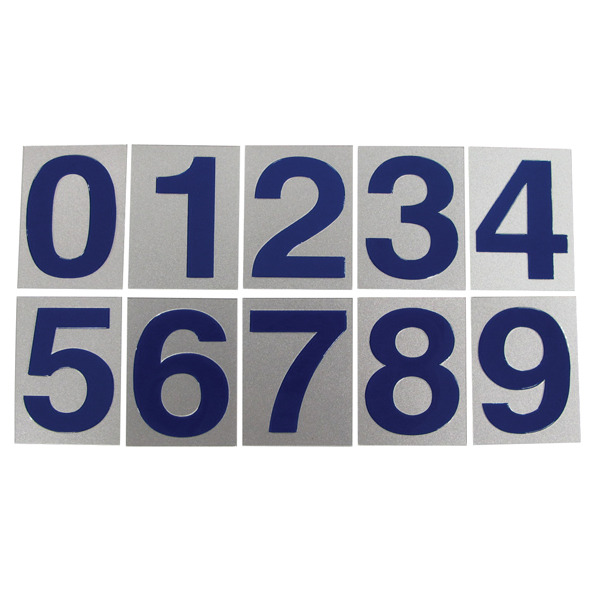
#> input picture CharacterDetect/num.jpg, 600 x 600 px
$ python charDetect.py   (older library calls are emulated)
#> lines starting #> are read from the running program, lines starting #| are printed output that depends on the picture; after the words box and inside, x2 and y2 are one past the last pixel; in counts of white or black regions, pixels touching at a corner belong together
import cv2
import numpy as np
im = cv2.imread('num.jpg',0)
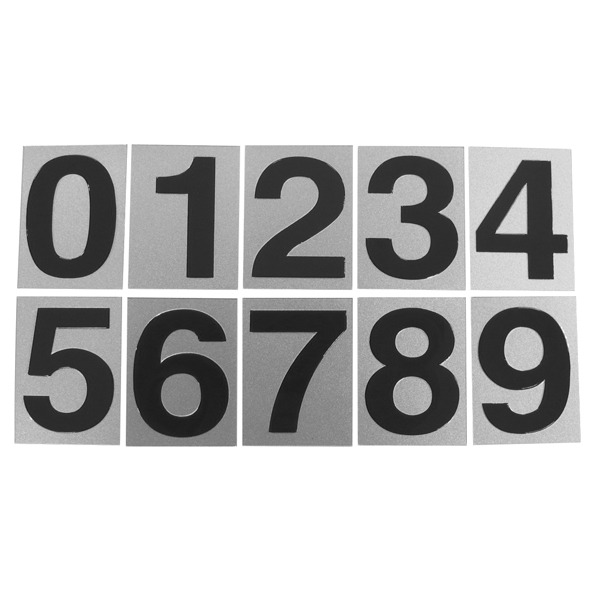
#> im: shape (600, 600); min 17, max 255, mean 197.1
ret,thresh1 = cv2.threshold(im,127,255,cv2.THRESH_BINARY)
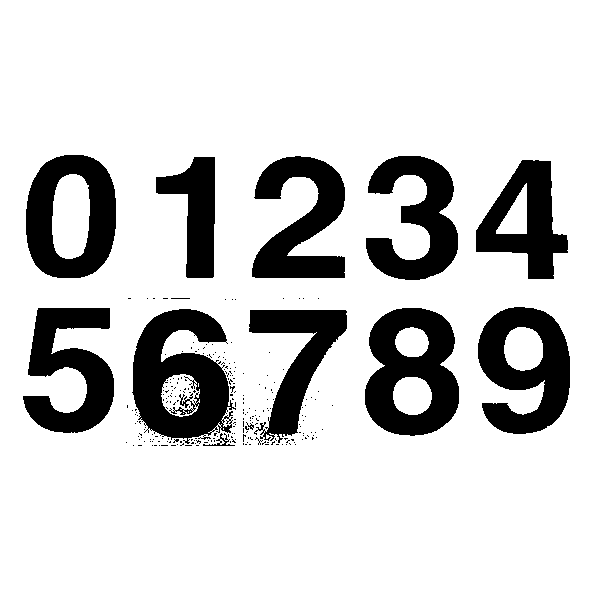
#> thresh1: shape (600, 600); 82.3% white; 248 black regions (236 under 20 px)
_,contours, hierarchy = cv2.findContours(thresh1,cv2.RETR_TREE,cv2.CHAIN_APPROX_SIMPLE)
#> contours = 400 contours, 371 with area under 20; largest, box (x1, y1, x2, y2) and area: (0, 0, 600, 600) 358801, (364, 307, 460, 437) 9906, (131, 308, 237, 445) 9551, (25, 154, 117, 279) 9536, (477, 306, 571, 435) 8642
for cnt in contours:
	x,y,w,h = cv2.boundingRect(cnt)
	#bound the images
	cv2.rectangle(im,(x,y),(x+w,y+h),(0,255,0),3)
#> this loop made 400 passes
#> (x, y, w, h) on passes 2 to 4: (195, 444, 5, 3), (184, 444, 9, 3), (179, 444, 4, 3)
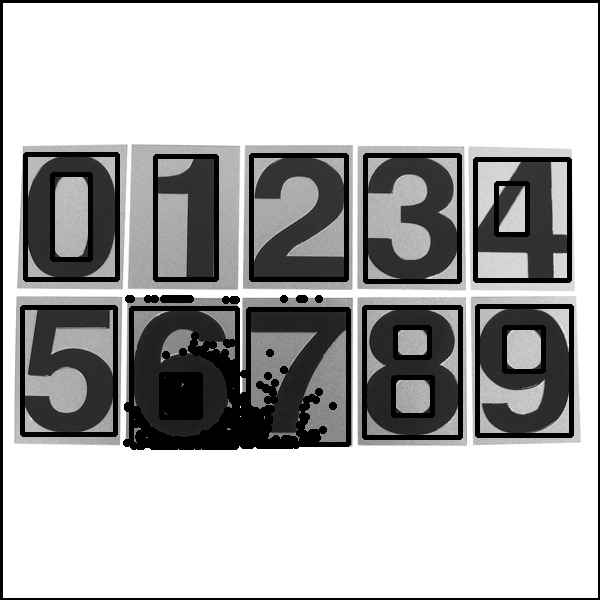
#> im: shape (600, 600); 11.35% of pixels changed, all inside (x1, y1, x2, y2) = (0, 0, 600, 600)
i=0
for cnt in contours:
	x,y,w,h = cv2.boundingRect(cnt)
	#following if statement is to ignore the noises and save the images which are of normal size(character)
	#In order to write more general code, than specifying the dimensions as 100,
	# number of characters should be divided by word dimension
	if w>100 and h>100:
		#save individual images
		cv2.imwrite(str(i)+".jpg",thresh1[y:y+h,x:x+w])
		i=i+1
#> this loop made 400 passes
#> (cnt, x, y, w, h, i) on pass 1: ([[0, 0], [0, 599], [599, 599], [599, 0]], 0, 0, 600, 600, 1)
#> (x, y, w, h, i) on pass 294: (131, 308, 106, 137, 2)
#> after the loop, i = 2
cv2.namedWindow('BindingBox', cv2.WINDOW_NORMAL)
cv2.imshow('BindingBox',im)

$ run again, with CharacterDetect/vv.png saved as CharacterDetect/num.jpg
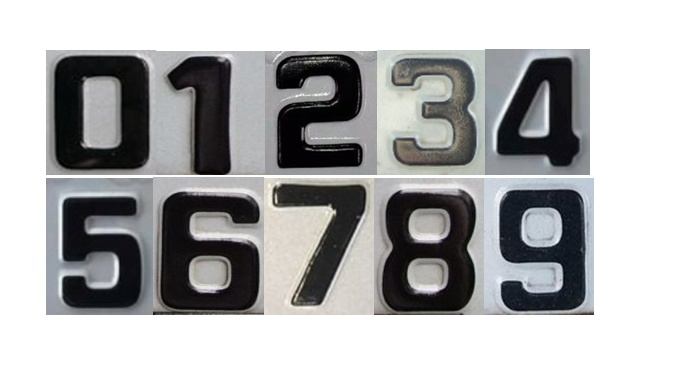
#> input picture CharacterDetect/vv.png, 678 x 371 px
#> `ret,thresh1 = cv2.threshold(im,127,255,cv2.THRESH_BINARY)`:
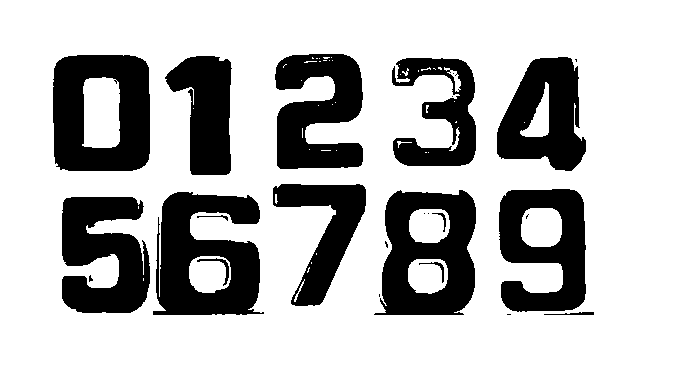
#> thresh1: shape (371, 678); 72.6% white; 25 black regions (10 under 20 px)
#> contours = 80 contours, 55 with area under 20; largest, box (x1, y1, x2, y2) and area: (0, 0, 678, 371) 250490, (52, 54, 151, 172) 11042, (373, 189, 477, 316) 10811, (152, 191, 265, 316) 10594, (498, 188, 587, 313) 8696
#> the loop `for cnt in contours:` made 80 passes
#> (x, y, w, h) on passes 2, 3, 4, 5, 6, 7, 8, 11: (506, 313, 6, 3), (543, 311, 52, 5), (378, 293, 3, 5), (88, 274, 6, 9), (384, 240, 5, 9), (196, 214, 33, 8), (61, 196, 90, 118), (152, 191, 113, 125)
#> after the loop `for cnt in contours:`:
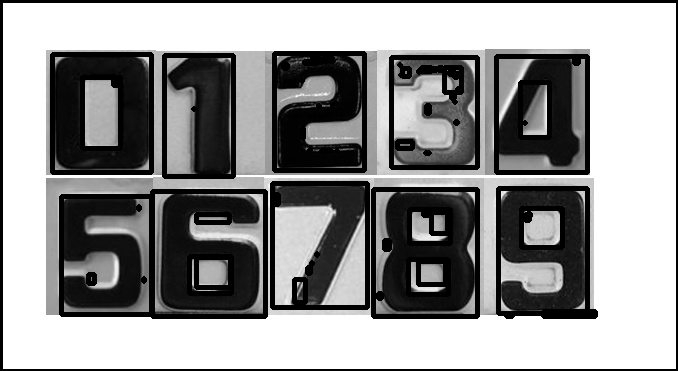
#> im: shape (371, 678); min 0, max 255, mean 149.4
#> the loop `for cnt in contours:` made 80 passes
#> (cnt, x, y, w, h) on passes 1, 9, 10, 19, 20, 24: ([[0, 0], [0, 370], [677, 370], [677, 0]], 0, 0, 678, 371), ([[143, 278], [143, 280]], 143, 278, 1, 3), ([[138, 206], [138, 208]], 138, 206, 1, 3), ([[427, 213], [428, 212], [429, 213], [428, 214]], 427, 212, 3, 3), ([[423, 213], [424, 212], [425, 213], [424, 214]], 423, 212, 3, 3), ([[527, 214], [528, 213], [529, 214], [528, 215]], 527, 213, 3, 3)
#> after the loop `for cnt in contours:`: i = 3

$ run again, with CharacterDetect/xxx.png saved as CharacterDetect/num.jpg
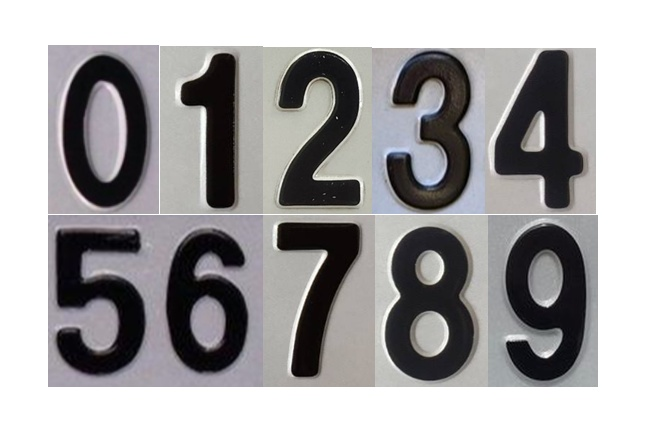
#> input picture CharacterDetect/xxx.png, 645 x 443 px
#> `ret,thresh1 = cv2.threshold(im,127,255,cv2.THRESH_BINARY)`:
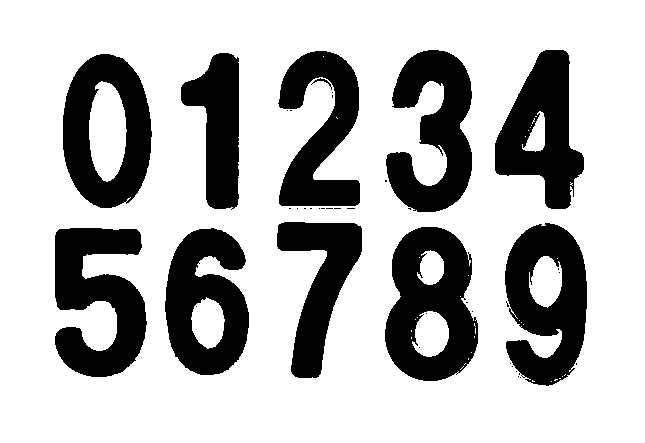
#> thresh1: shape (443, 645); 72.7% white; 39 black regions (28 under 20 px)
#> contours = 96 contours, 78 with area under 20; largest, box (x1, y1, x2, y2) and area: (0, 0, 645, 443) 284648, (384, 226, 479, 382) 11418, (62, 53, 153, 209) 11154, (504, 222, 588, 387) 10270, (164, 227, 250, 376) 9540
#> the loop `for cnt in contours:` made 96 passes
#> (x, y, w, h) on passes 2, 8, 12, 15, 16, 17, 18, 20: (522, 376, 4, 3), (518, 372, 3, 4), (575, 362, 3, 4), (506, 302, 4, 6), (465, 301, 4, 3), (505, 300, 3, 4), (463, 297, 4, 4), (467, 251, 3, 4)
#> after the loop `for cnt in contours:`:
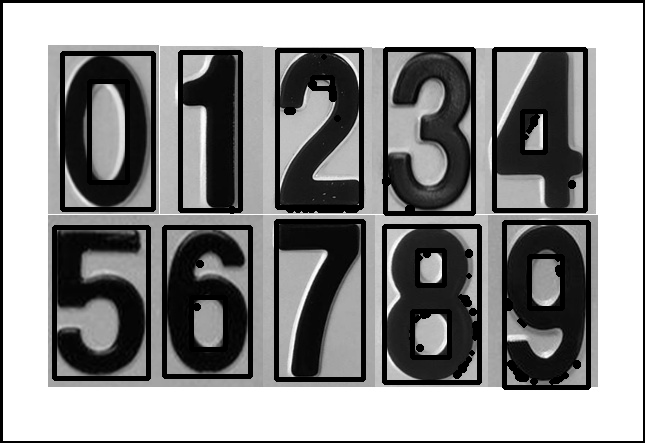
#> im: shape (443, 645); min 0, max 255, mean 142.2
#> the loop `for cnt in contours:` made 96 passes
#> (cnt, x, y, w, h, i) on pass 1: ([[0, 0], [0, 442], [644, 442], [644, 0]], 0, 0, 645, 443, 1)
#> after the loop `for cnt in contours:`: i = 1
